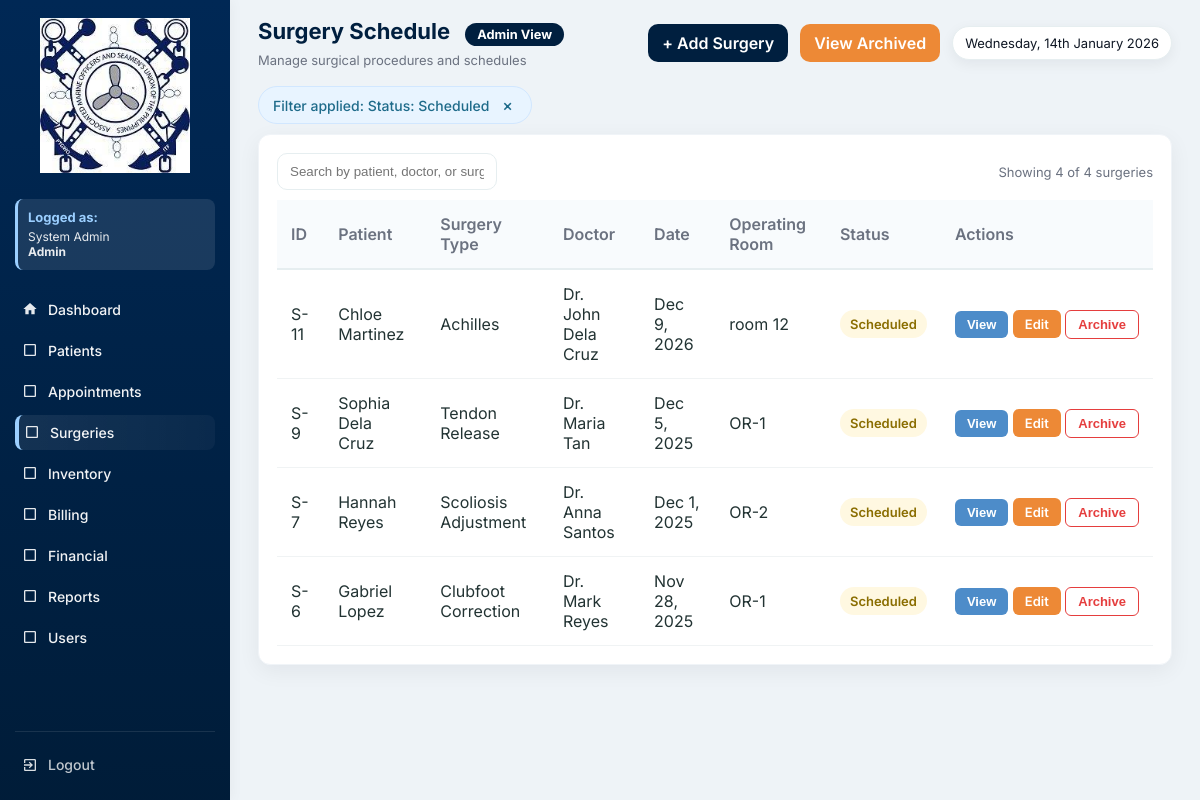
Page /surgeries.php?status=Scheduled (signed in) on the earlier database version.
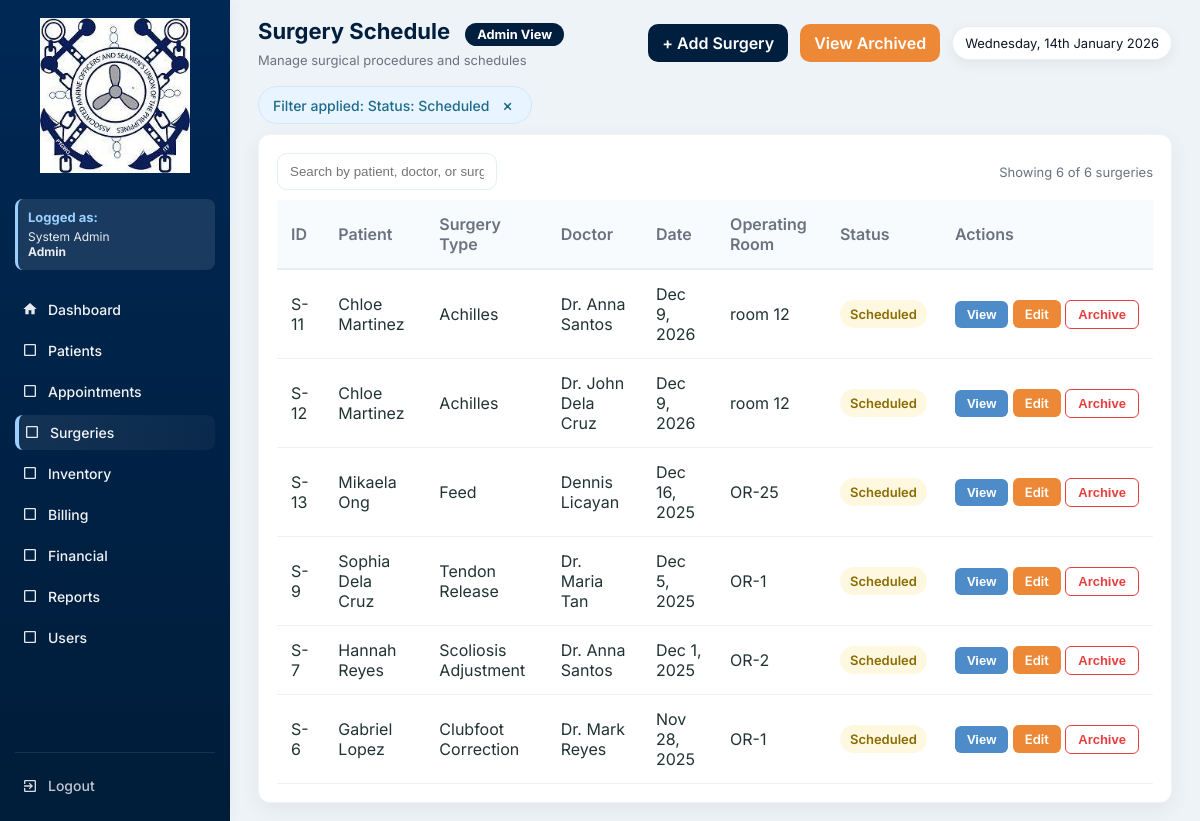
Same page on the later database version.
### tables this page shows
CREATE TABLE `surgeries` (
  `id` int(11) NOT NULL,
  `patient_id` int(11) DEFAULT NULL,
  `doctor_id` int(11) DEFAULT NULL,
  `surgery_type` varchar(150) DEFAULT NULL,
  `schedule_date` date DEFAULT NULL,
  `operating_room` varchar(20) DEFAULT NULL,
  `status` enum('Scheduled','Completed','Cancelled') DEFAULT 'Scheduled',
  `is_archived` tinyint(1) DEFAULT 0,
  `archived_at` datetime DEFAULT NULL,
  `archived_by` int(11) DEFAULT NULL,
  `created_at` timestamp NOT NULL DEFAULT current_timestamp()
);

CREATE TABLE `patients` (
  `id` int(11) NOT NULL,
  `patient_code` varchar(20) DEFAULT NULL,
  `first_name` varchar(100) DEFAULT NULL,
  `last_name` varchar(100) DEFAULT NULL,
  `gender` varchar(10) DEFAULT NULL,
  `sex` enum('Male','Female') DEFAULT NULL,
  `birth_date` date DEFAULT NULL,
  `phone` varchar(50) DEFAULT NULL,
  `address` text DEFAULT NULL,
  `guardian` varchar(100) DEFAULT NULL,
  `blood_type` varchar(10) DEFAULT NULL,
  `weight` decimal(5,2) DEFAULT NULL,
  `height` decimal(5,2) DEFAULT NULL,
  `pulse_rate` int(11) DEFAULT NULL,
  `temperature` decimal(4,2) DEFAULT NULL,
  `guardian_name` varchar(150) DEFAULT NULL,
  `created_at` timestamp NOT NULL DEFAULT current_timestamp(),
  `is_archived` tinyint(1) DEFAULT 0,
  `archived_at` datetime DEFAULT NULL,
  `archived_by` int(11) DEFAULT NULL
);

CREATE TABLE `users` (
  `id` int(11) NOT NULL,
  `full_name` varchar(150) DEFAULT NULL,
  `username` varchar(100) DEFAULT NULL,
  `password` varchar(255) DEFAULT NULL,
  `role` enum('Admin','Doctor','Nurse','Staff','Inventory','Billing','SocialWorker') NOT NULL,
  `created_at` timestamp NOT NULL DEFAULT current_timestamp(),
  `is_active` tinyint(1) DEFAULT 1,
  `deactivated_at` datetime DEFAULT NULL
);

### functions.php (called while the page is built, shortened)
<?php
function fetchAll($conn, $sql, $types = null, $params = [])
{
    $stmt = $conn->prepare($sql);
    $stmt->execute();
    $res = $stmt->get_result();
    $rows = $res->fetch_all(MYSQLI_ASSOC);
    return $rows;
}
function fetchOne($conn, $sql, $types = null, $params = [])
{
    $stmt = $conn->prepare($sql);
    if ($types) {
        $stmt->bind_param($types, ...$params);
    }
    $stmt->execute();
    $res = $stmt->get_result();
    $row = $res->fetch_assoc();
    return $row;
}
function h($s){
    return htmlspecialchars($s, ENT_QUOTES);
}
?>

### surgeries.php (the view, shortened to what the changed rows need)
<?php
require 'config.php';
require 'functions.php';
$current_role = $_SESSION['role'] ?? 'Guest';
$role_permissions = [
    'Admin' => [
        'dashboard.php' => 'Dashboard',
        'patients.php' => 'Patients',
        'appointments.php' => 'Appointments',
        'surgeries.php' => 'Surgeries',
        'inventory.php' => 'Inventory',
        'billing.php' => 'Billing',
        'financials.php' => 'Financial',
        'reports.php' => 'Reports',
        'users.php' => 'Users'
    ],
    'Doctor' => [
        'dashboard.php' => 'Dashboard',
        'patients.php' => 'Patients',
        'appointments.php' => 'Appointments',
        'surgeries.php' => 'Surgeries',
        'inventory.php' => 'Inventory',
        'reports.php' => 'Reports'
    ],
    'Nurse' => [
        'dashboard.php' => 'Dashboard',
        'patients.php' => 'Patients',
        'appointments.php' => 'Appointments',
        'inventory.php' => 'Inventory',
        'reports.php' => 'Reports'
    ],
    'Staff' => [
        'dashboard.php' => 'Dashboard',
        'patients.php' => 'Patients',
        'appointments.php' => 'Appointments',
        'reports.php' => 'Reports'
    ],
    'Inventory' => [
        'dashboard.php' => 'Dashboard',
        'inventory.php' => 'Inventory',
        'reports.php' => 'Reports'
    ],
    'Billing' => [
        'dashboard.php' => 'Dashboard',
        'billing.php' => 'Billing',
        'financials.php' => 'Financial',
        'reports.php' => 'Reports'
    ],
    'MedicalRecordsBilling' => [
        'dashboard.php' => 'Dashboard',
        'financials.php' => 'Financial',
        'reports.php' => 'Reports'
    ]
];
$allowed_pages = $role_permissions[$current_role] ?? ['dashboard.php' => 'Dashboard'];
$status_filter = $_GET['status'] ?? '';
$current_user_id = $_SESSION['user_id'] ?? 0;
$current_user = fetchOne($conn, "SELECT role FROM users WHERE id = ?", "i", [$current_user_id]);
$is_admin = ($current_user['role'] ?? '') === 'Admin';
$table_check = fetchOne($conn, "SHOW COLUMNS FROM surgeries LIKE 'is_archived'");
$has_archive_columns = $table_check !== null;
$surgeries_per_page = 10;
$current_page = isset($_GET['page']) ? max(1, intval($_GET['page'])) : 1;
$offset = ($current_page - 1) * $surgeries_per_page;
$show_archived = isset($_GET['show']) && $_GET['show'] === 'archived';
if ($has_archive_columns) {
    $where_conditions = $show_archived ? ["s.is_archived = 1"] : ["s.is_archived = 0"];
} else {
    $where_conditions = ["1=1"];
    $show_archived = false;
}
if (!empty($status_filter) && in_array($status_filter, ['Scheduled', 'Completed', 'Cancelled', 'In Progress'])) {
    $where_conditions[] = "s.status = '$status_filter'";
}
$where_clause = !empty($where_conditions) ? 'WHERE ' . implode(' AND ', $where_conditions) : '';
$total_query = "SELECT COUNT(*) as total FROM surgeries s $where_clause";
$total_result = mysqli_query($conn, $total_query);
$total_row = mysqli_fetch_assoc($total_result);
$total_surgeries = $total_row['total'];
$query = "
    SELECT s.*,
           p.first_name, p.last_name,
           u.full_name AS doctor_name" .
           ($has_archive_columns ? ", arch_user.full_name AS archived_by_name" : "") . "
    FROM surgeries s
    INNER JOIN patients p ON s.patient_id = p.id
    INNER JOIN users u ON s.doctor_id = u.id" .
    ($has_archive_columns ? " LEFT JOIN users arch_user ON s.archived_by = arch_user.id" : "") . "
    $where_clause
    ORDER BY s.schedule_date DESC
    LIMIT $offset, $surgeries_per_page
";
$rows = fetchAll($conn, $query, null, []);
?>
<!DOCTYPE html>
<html lang="en">
<head>
</head>
<body>
  <div class="app">
    <aside class="sidebar" id="sidebar">
      <nav class="menu" id="mainMenu">
        <?php foreach($allowed_pages as $page => $label): ?>
          <?php if($page !== 'dashboard.php'): ?>
            <a href="<?php echo $page; ?>" class="menu-item <?php echo basename($_SERVER['PHP_SELF']) == $page ? 'active' : ''; ?>">
              <span class="icon">
                <?php
                  $icons = [
                    'patients.php' => '<svg viewBox="0 0 24 24" fill="currentColor"><path d="M12 12c2.21 0 4-1.79 4-4s-1.79-4-4-4-4 1.79-4 4 1.79 4 4 4zm0 2c-2.67 0-8 1.34-8 4v2h16v-2c0-2.66-5.33-4-8-4z"/></svg>',
                    'appointments.php' => '<svg viewBox="0 0 24 24" fill="currentColor"><path d="M19 3h-1V1h-2v2H8V1H6v2H5c-1.11 0-1.99.9-1.99 2L3 19c0 1.1.89 2 2 2h14c1.1 0 2-.9 2-2V5c0-1.1-.9-2-2-2zm0 16H5V8h14v11zM7 10h5v5H7z"/></svg>',
                    'surgeries.php' => '<svg viewBox="0 0 24 24" fill="currentColor"><path d="M12 2C8.13 2 5 5.13 5 9c0 5.25 7 13 7 13s7-7.75 7-13c0-3.87-3.13-7-7-7zm0 9.5c-1.38 0-2.5-1.12-2.5-2.5s1.12-2.5 2.5-2.5 2.5 1.12 2.5 2.5-1.12 2.5-2.5 2.5z"/></svg>',
                    'inventory.php' => '<svg viewBox="0 0 24 24" fill="currentColor"><path d="M20 8h-3V4H7v4H4v14h16V8zM9 6h6v2H9V6zm11 14H4v-9h16v9zm-7-7H8v-2h5v2z"/></svg>',
                    'billing.php' => '<svg viewBox="0 0 24 24" fill="currentColor"><path d="M11.8 10.9c-2.27-.59-3-1.2-3-2.15 0-1.09 1.01-1.85 2.7-1.85 1.78 0 2.44.85 2.5 2.1h2.21c-.07-1.72-1.12-3.3-3.21-3.81V3h-3v2.16c-1.94.42-3.5 1.68-3.5 3.61 0 2.31 1.91 3.46 4.7 4.13 2.5.6 3 1.48 3 2.41 0 .69-.49 1.79-2.7 1.79-2.06 0-2.87-.92-2.98-2.1h-2.2c.12 2.19 1.76 3.42 3.68 3.83V21h3v-2.15c1.95-.37 3.5-1.5 3.5-3.55 0-2.84-2.43-3.81-4.7-4.4z"/></svg>',
                    'financials.php' => '<svg viewBox="0 0 24 24" fill="currentColor"><path d="M3 13h8V3H3v10zm0 8h8v-6H3v6zm10 0h8V11h-8v10zm0-18v6h8V3h-8z"/></svg>',
                    'reports.php' => '<svg viewBox="0 0 24 24" fill="currentColor"><path d="M19 3H5c-1.1 0-2 .9-2 2v14c0 1.1.9 2 2 2h14c1.1 0 2-.9 2-2V5c0-1.1-.9-2-2-2zM9 17H7v-7h2v7zm4 0h-2V7h2v10zm4 0h-2v-4h2v4z"/></svg>',
                    'users.php' => '<svg viewBox="0 0 24 24" fill="currentColor"><path d="M16 11c1.66 0 2.99-1.34 2.99-3S17.66 5 16 5c-1.66 0-3 1.34-3 3s1.34 3 3 3zm-8 0c1.66 0 2.99-1.34 2.99-3S9.66 5 8 5C6.34 5 5 6.34 5 8s1.34 3 3 3zm0 2c-2.33 0-7 1.17-7 3.5V19h14v-2.5c0-2.33-4.67-3.5-7-3.5zm8 0c-.29 0-.62.02-.97.05 1.16.84 1.97 1.97 1.97 3.45V19h6v-2.5c0-2.33-4.67-3.5-7-3.5z"/></svg>'
                  ];
                  echo $icons[$page] ?? '<svg viewBox="0 0 24 24" fill="currentColor"><path d="M19 5v14H5V5h14m0-2H5c-1.1 0-2 .9-2 2v14c0 1.1.9 2 2 2h14c1.1 0 2-.9 2-2V5c0-1.1-.9-2-2-2z"/></svg>';
                ?>
              </span>
              <span class="label"><?php echo $label; ?></span>
            </a>
          <?php endif; ?>
        <?php endforeach; ?>
      </nav>
    </aside>
    <div class="main" id="mainContent">
      <div class="topbar">
        <div class="top-left">
          <h1>Surgery Schedule <?php echo $show_archived ? '(Archived)' : ''; ?>
            <span class="role-badge role-<?php echo strtolower($current_role); ?>">
              <?php echo htmlspecialchars($current_role); ?> View
            </span>
          </h1>
        </div>
      </div>
      <div class="table-wrap" id="surgeriesSection">
        <div class="table-controls">
          <div class="left-controls">
            <input type="text" id="searchInput" class="search-input" placeholder="Search by patient, doctor, or surgery type">
          </div>
          <div class="muted">Showing <span id="rowCount"><?php echo count($rows); ?></span> of <?php echo number_format($total_surgeries); ?> surgeries</div>
        </div>
        <table id="surgeriesTable" aria-label="Surgeries table">
          <thead>
            <tr>
              <th>ID</th>
              <th>Patient</th>
              <th>Surgery Type</th>
              <th>Doctor</th>
              <th>Date</th>
              <th>Operating Room</th>
              <th>Status</th>
              <th>Actions</th>
            </tr>
          </thead>
          <tbody>
            <?php if (count($rows) > 0): ?>
              <?php foreach($rows as $r): ?>
                <?php
                $is_archived = $has_archive_columns && !empty($r['is_archived']);
                $status_class = [
                    'Scheduled' => 'scheduled',
                    'Completed' => 'completed',
                    'Cancelled' => 'cancelled',
                    'In Progress' => 'in-progress'
                ][$r['status']] ?? 'scheduled';
                $status_text = $r['status'];
                $date_formatted = date('M j, Y', strtotime($r['schedule_date']));
                $row_class = $is_archived ? 'archived-row' : '';
                ?>
                <tr data-surgery-id="<?php echo h($r['id']); ?>" class="<?php echo $row_class; ?>">
                  <td>S-<?php echo h($r['id']); ?></td>
                  <td><?php echo h(trim(($r['first_name'] ?? '').' '.($r['last_name'] ?? ''))); ?></td>
                  <td><?php echo h($r['surgery_type'] ?? ''); ?></td>
                  <td><?php echo h($r['doctor_name'] ?? ''); ?></td>
                  <td><?php echo h($date_formatted); ?></td>
                  <td><?php echo h($r['operating_room'] ?? ''); ?></td>
                  <td>
                    <span class="status <?php echo $status_class; ?>"><?php echo h($status_text); ?></span>
                  </td>
                  <td style="white-space: nowrap;">
                    <button type="button" class="btn btn-sm" onclick="viewSurgery(<?php echo h($r['id']); ?>)" style="background: var(--light-blue); color: white;">View</button>
                    <?php if (!$is_archived || $is_admin): ?>
                      <a href="surgery_form.php?id=<?php echo h($r['id']); ?>" class="btn btn-sm" style="background: #ed8936; color: white;">Edit</a>
                    <?php endif; ?>
                    <?php if ($is_admin && $has_archive_columns): ?>
                      <?php $patientName = addslashes(trim(($r['first_name'] ?? '').' '.($r['last_name'] ?? ''))); ?>
                      <?php if ($is_archived): ?>
                        <button type="button" class="btn btn-sm btn-outline-success" onclick="confirmRestore(<?php echo h($r['id']); ?>, '<?php echo h($patientName); ?>')">Restore</button>
                      <?php else: ?>
                        <button type="button" class="btn btn-sm btn-outline-danger" onclick="confirmArchive(<?php echo h($r['id']); ?>, '<?php echo h($patientName); ?>')">Archive</button>
                      <?php endif; ?>
                    <?php endif; ?>
                  </td>
                </tr>
              <?php endforeach; ?>
            <?php endif; ?>
          </tbody>
        </table>
      </div>
    </div>
   </div>
</body>
</html>

Differences in the rows shown:
changed surgeries id 11: doctor.full_name "Dr. John Dela Cruz" → "Dr. Anna Santos"
added surgeries: id "12", patient.last_name "Chloe Martinez", surgery_type "Achilles", doctor.full_name "Dr. John Dela Cruz", schedule_date "Dec 9, 2026", operating_room "room 12", status "Scheduled"
added surgeries: id "13", patient.last_name "Mikaela Ong", surgery_type "Feed", doctor.full_name "Dennis Licayan", schedule_date "Dec 16, 2025", operating_room "OR-25", status "Scheduled"
Other differences:
count($rows): "4" → "6"
$total_surgeries: "4" → "6"
